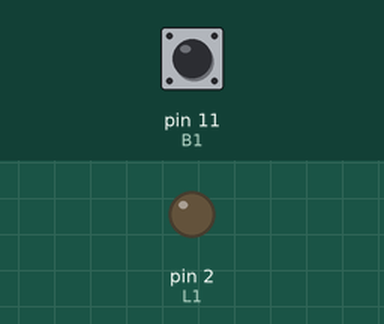
Recording of a sketch running on a simulated Arduino Uno, built with avr-gcc and run on an emulated ATmega328P. Shown: output pins drawn as LEDs (lit = HIGH). The test bench sets the inputs (shaded band); at power-on: pin 11 (B1) HIGH. What the sketch prints to the serial monitor is not drawn.

Above: at 1.2 s.
1.3 s: pin 11 (B1) pulsed LOW 5 times (0.12 s each, 0.3 s apart)
At 2.17 s:
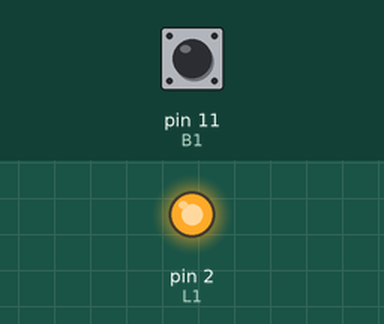
Timing chart, 0 to 4.3 s (numbered marks = the images above; inputs shaded):
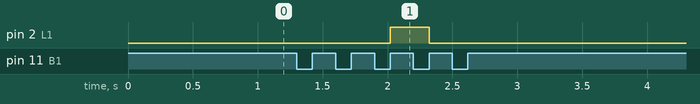

Measured:
- after the input at 1.3 s, pin 2 (L1): LOW → HIGH after 0.72 s, → LOW 0.30 s later

The sketch:

ejercicio_5.ino
```cpp
#define L1   2

#define B1   11

int estado;
int contador;

void setup() {

  pinMode(L1, OUTPUT);
  pinMode(B1, INPUT_PULLUP);
  Serial.begin(9600);

}

void loop() {

  Serial.println(contador);
  estado = digitalRead(B1);
  if (estado == LOW) {
    delay(100);
    while(!digitalRead(B1));
    contador = contador + 1;

  }

  if (contador == 3) {
    digitalWrite(L1, HIGH);
  }
  if (contador == 4) {
    digitalWrite(L1, LOW);
    contador = 0;
  }

}
```
